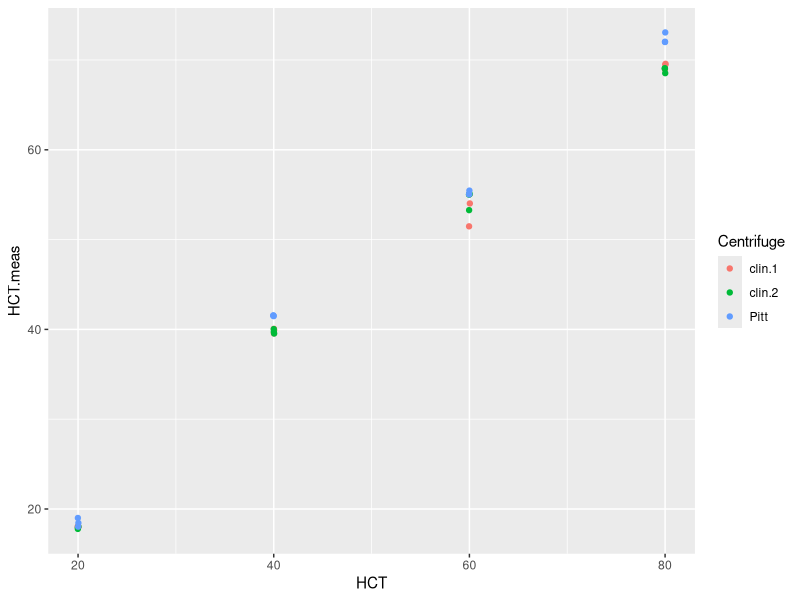

The R script that drew this image: (Note: this script raises an error after producing the figure.)
## ---- chunk 1
knitr::opts_chunk$set(echo = TRUE)
## ---- chunk 2
library(ggplot2)
library(dplyr)

# Load table
df_raw <- read.table('clinical_calibration_long.csv',header=TRUE,sep=',')

# Plot results
ggplot(df_raw,aes(HCT,HCT.meas,color=Centrifuge))+
  geom_jitter(width=0.05)
  # geom_smooth(method='lm',formula=y~x,se=FALSE)

df <- df_raw %>% 
  #filter(Centrifuge!='clin.1') %>% 
  droplevels()

# summarize group means
means <- df %>% 
          group_by(HCT,Centrifuge) %>% 
          summarise(n=n(),
                    HCT.mean=mean(HCT.meas),
                    sd=sd(HCT.meas)) %>%
          summarise(ratio=HCT.mean)
          as.data.frame()

# Set up linear model with interactions
df$HCT <- as.factor(df$HCT)
H.lm <- lm(HCT.meas ~ HCT*Centrifuge, data=df) ;summary(H.lm)
## ---- chunk 3
df_wide <- read.table('clinical_calibration.csv',header=TRUE,sep=',')
df_wide

ggplot(df_wide,aes(clin.2,Pitt.1))+geom_point()

H.lm <- lm(Pitt.1~clin.2,data=filter(df_wide,HCT>=20));summary(H.lm)
H.lm <- lm(Pitt.1~clin.2,data=filter(df_wide,HCT>20));summary(H.lm)


